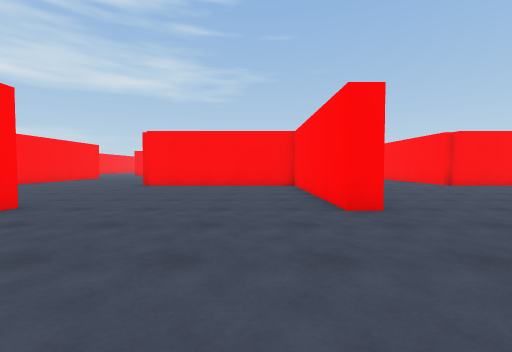
View 1 (above)

24 first-person views from a walk through a Unity game level. The camera is 1.2 m above the floor, tilts 2° down and sees 90° across. The floor is counted in squares, 2 m on a side. Each view is taken from the middle of a square. On the plan, view 1 faces up. The plan holds only what a view shows up to about 9 squares ahead; the rest is blank. The place goes on beyond the plan. The player is left out.

View 2
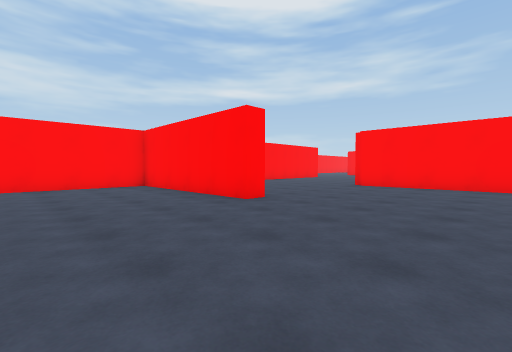

View 3
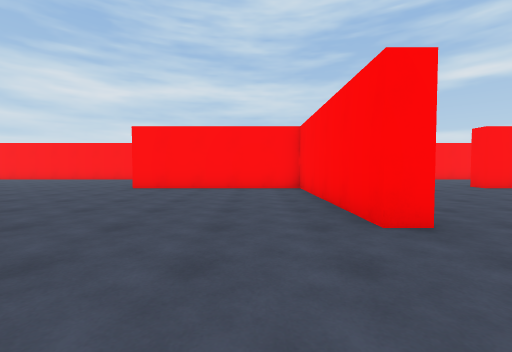

View 4
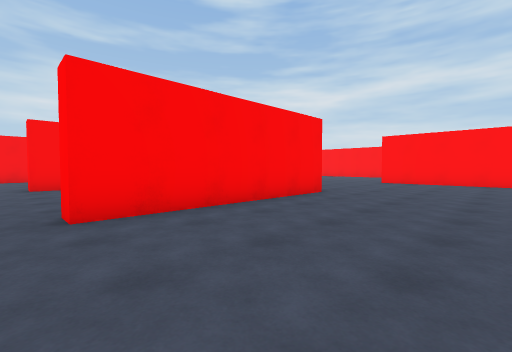

View 5
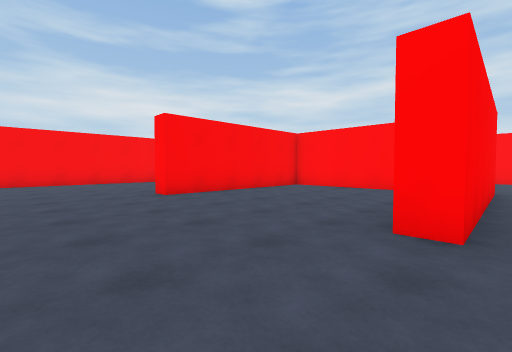

View 6
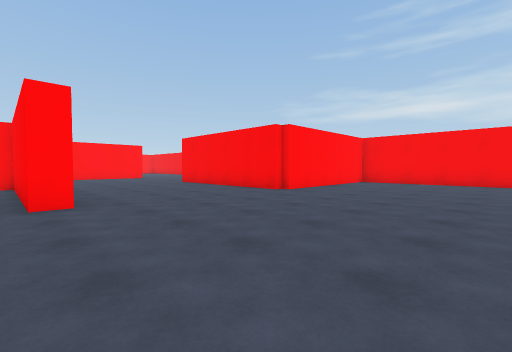

View 7
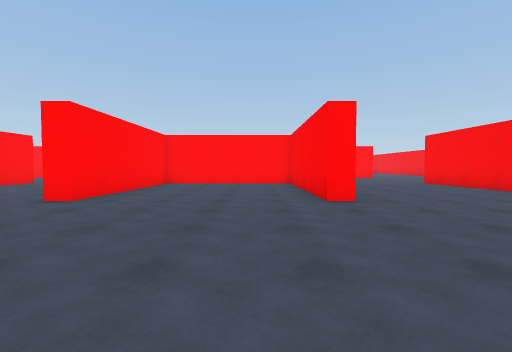

View 8
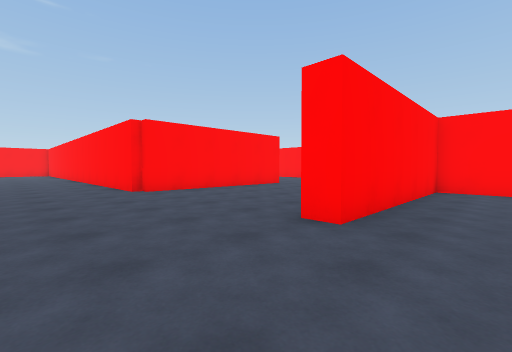

View 9
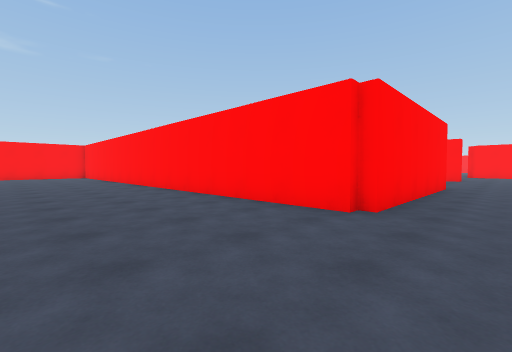

View 10
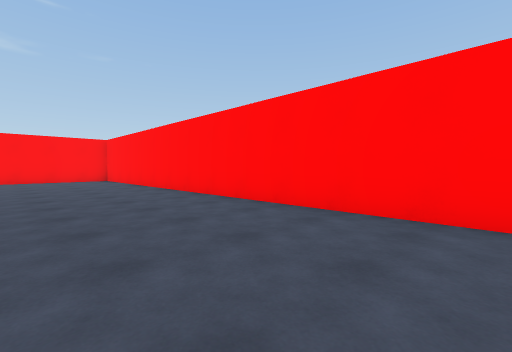

View 11
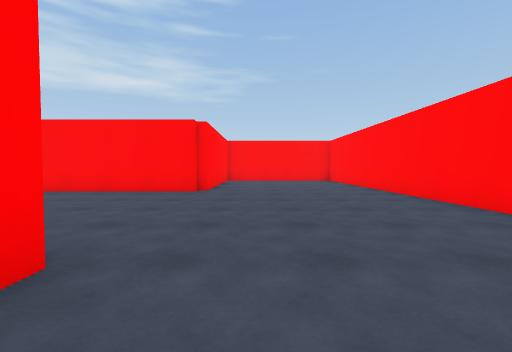

View 12
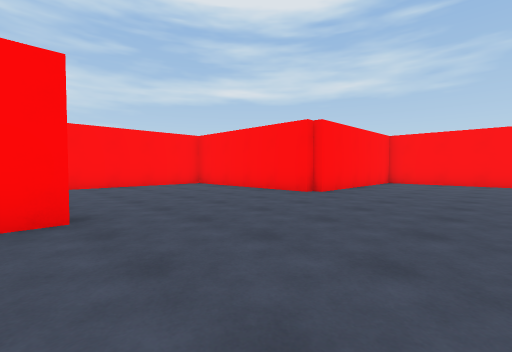

View 13
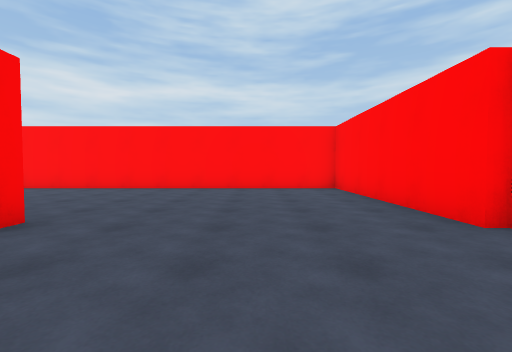

View 14
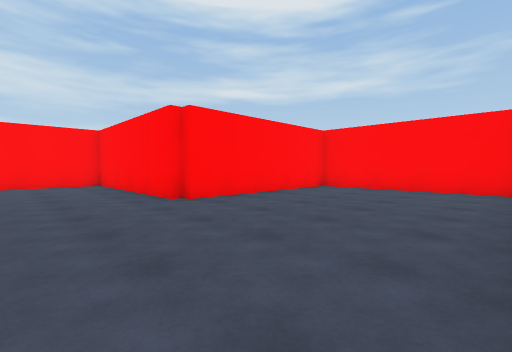

View 15
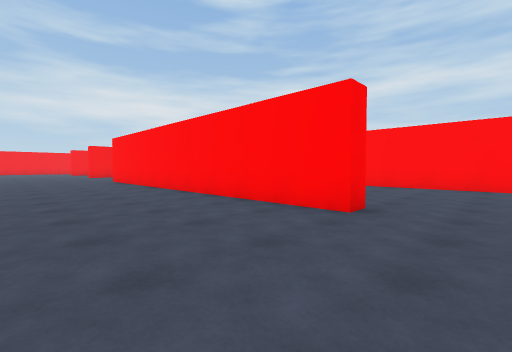

View 16
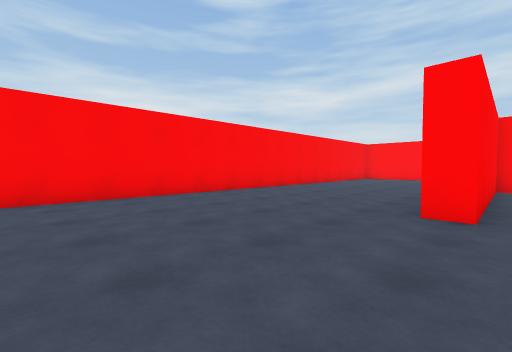

View 17
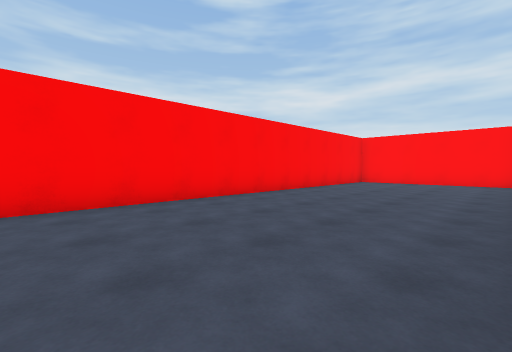

View 18
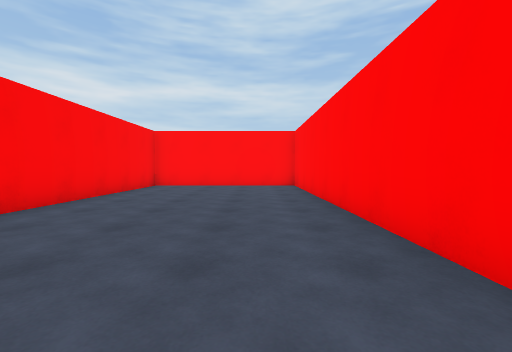

View 19
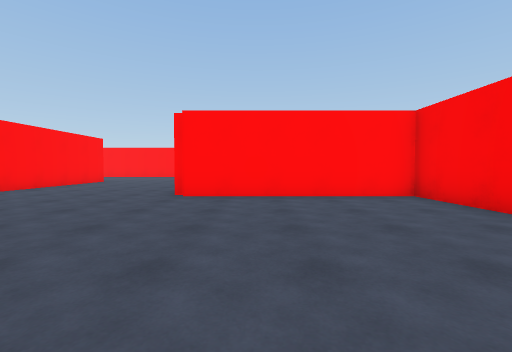

View 20
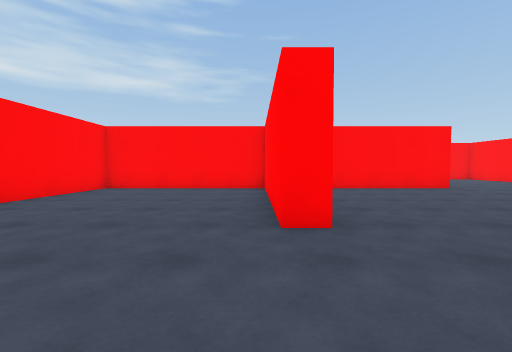

View 21
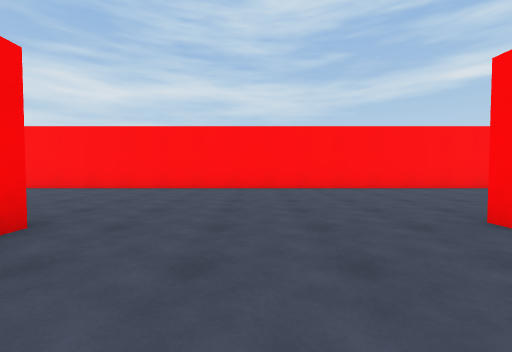

View 22
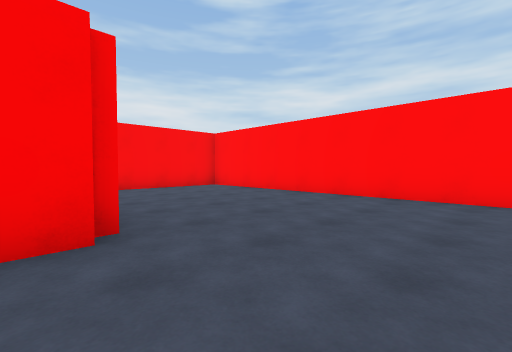

View 23
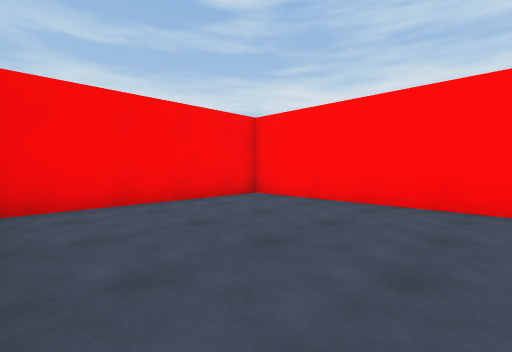

View 24
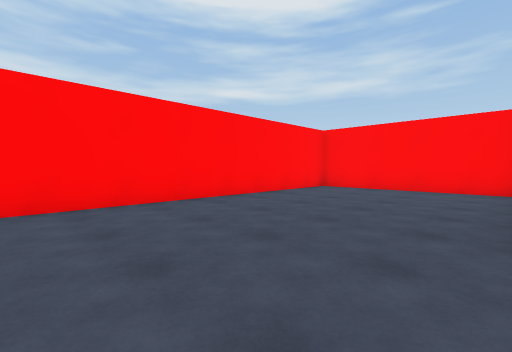

### Floor plan
Points are (right, up) in squares from view 1. A wall is a line through its corners. A room is listed if a view was taken in it or the views show most of it. See-through windows are left out.
Room 1 (views 1, 2, 3, 4, 5, 6, 7, 8, 9, 10, 11, 12, 13, 14, 15, 16, 17, 18, 19, 20, 21, 22, 23, 24)
walls: (-3.5, 3.9) (-3.5, 3.3) (-8.3, 3.3) (-8.3, -1.5) (-8.7, -1.5) (-8.7, 3); (1.9, 3.5) (1.3, 3.5) (1.3, 8.2) (-3.5, 8.2); (-8.3, 9.2) (-8.3, 8.5) (-8.8, 8.5); (-8.8, 3.3) (-13.3, 3.3) (-13.3, -11.2) (-8.9, -11.2); (-3.5, -1.2) (1.5, -1.2) (1.5, -1.8); (1.2, 13.5) (1.8, 13.5) (1.8, 5.5); (-3.3, -3.1) (-3.3, -6.2) (1.5, -6.2) (1.5, -6.8); (6.5, -1.9) (6.5, -1.2) (11.2, -1.2); (-1.1, -6.7) (-8.3, -6.7) (-8.3, -11.2) (6.3, -11.2) (6.3, -6.5); (-8.6, -6.2) (-7.9, -6.2); (11.2, 3.3) (6.5, 3.3) (6.5, 3.8); (11.5, 8.2) (6.3, 8.2) (6.3, 21); (10.1, -1.8) (7.1, -1.8); (6.5, -6.2) (11, -6.2); (6, 23.3) (1.8, 23.3) (1.8, 18.3) (-3.3, 18.3) (-3.3, 9.4)

Positions as (right, up) in squares from view 1, and headings:
1: (0, 0), facing up
2: (0, 0), facing up-left
3: (-1, 2), facing left
4: (2, 2), facing down-left
5: (4, -1), facing down-left
6: (2, -1), facing down-right
7: (2, 0), facing right
8: (4, 2), facing up-right
9: (3, 7), facing up-right
10: (3, 11), facing up-right
11: (3, 12), facing up
12: (5, 13), facing up-left
13: (4, 16), facing left
14: (6, 16), facing up-left
15: (5, 15), facing down-left
16: (5, -6), facing down-left
17: (2, -7), facing down-left
18: (0, -8), facing left
19: (1, -8), facing right
20: (-9, -4), facing up
21: (-6, -4), facing left
22: (-8, -4), facing down-left
23: (-9, -7), facing down-left
24: (-9, -4), facing up-left
